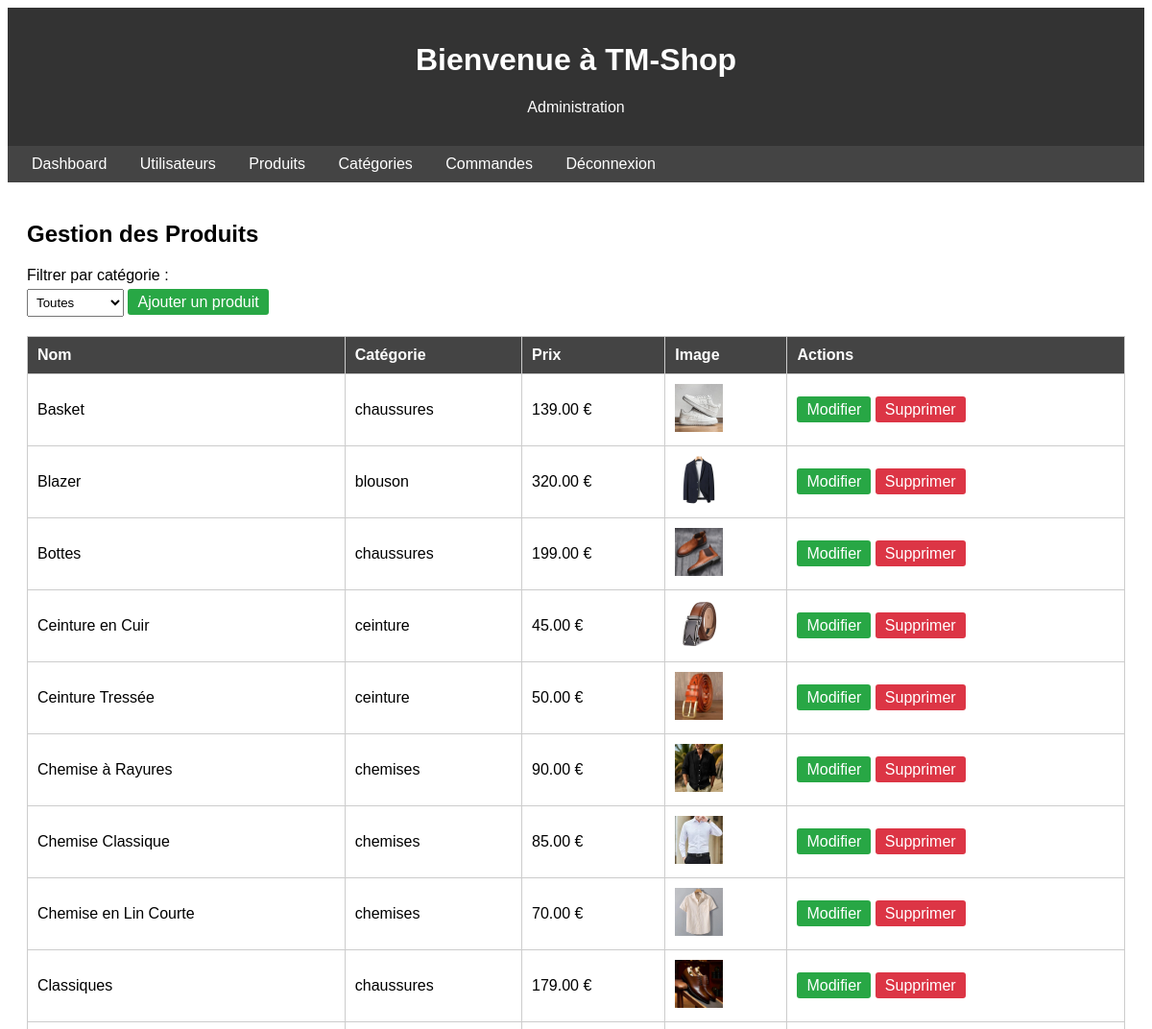
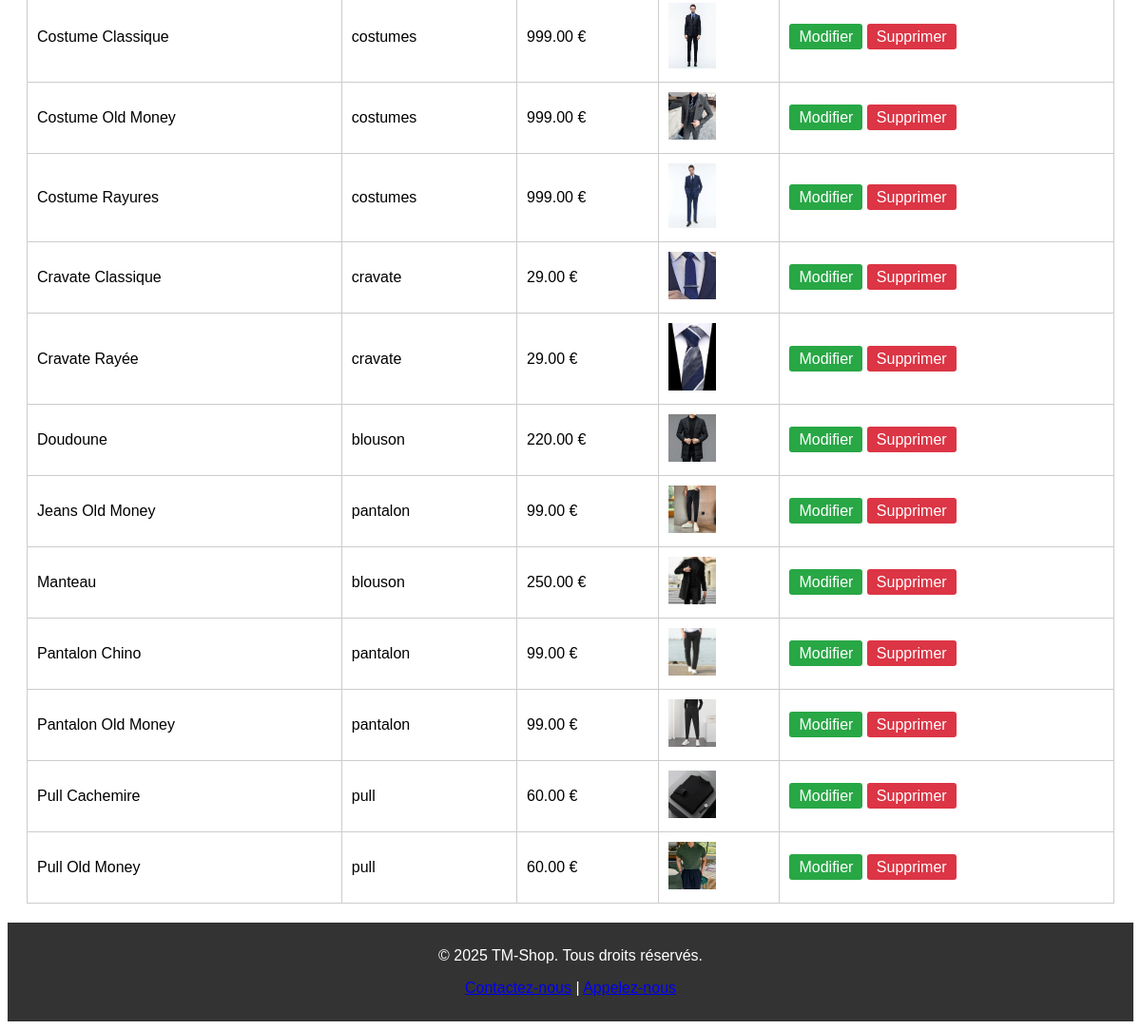
Screenshot of /admin/products.php (signed in) with the database file from the repository (2 pictures, top to bottom).
### tables this page shows
CREATE TABLE products (
    id INT AUTO_INCREMENT PRIMARY KEY,
    category_id INT NOT NULL,
    name VARCHAR(100) NOT NULL,
    price DECIMAL(10, 2) NOT NULL,
    image VARCHAR(255) NOT NULL,
    FOREIGN KEY (category_id) REFERENCES categories(id)
);

CREATE TABLE categories (
    id INT AUTO_INCREMENT PRIMARY KEY,
    name VARCHAR(50) NOT NULL UNIQUE,
    description TEXT
);

### classes/Database.php (called while the page is built, shortened)
<?php
class Database {
    private static $instance = null;
    private $pdo;
    private function __construct() {
        $host = 'localhost';
        $dbname = 'tmshop';
        $username = 'root';
        $password = '';
        try {
            $this->pdo = new PDO("mysql:host=$host;dbname=$dbname;charset=utf8", $username, $password);
            $this->pdo->setAttribute(PDO::ATTR_ERRMODE, PDO::ERRMODE_EXCEPTION);
            $this->pdo->setAttribute(PDO::ATTR_DEFAULT_FETCH_MODE, PDO::FETCH_ASSOC);
        } catch (PDOException $e) {
            die("Erreur de connexion : " . $e->getMessage());
        }
    }
    public static function getInstance() {
        if (self::$instance === null) {
            self::$instance = new self();
        }
        return self::$instance;
    }
    public function getConnection() {
        return $this->pdo;
    }
}

### classes/Product.php (called while the page is built, shortened)
<?php
class Product {
    private $db;
    public function __construct() {
        $this->db = Database::getInstance()->getConnection();
    }
    public function getAll() {
        try {
            $stmt = $this->db->query("SELECT p.*, c.name AS category_name FROM products p JOIN categories c ON p.category_id = c.id ORDER BY p.name");
            return $stmt->fetchAll(PDO::FETCH_ASSOC);
        } catch (PDOException $e) {
            throw new Exception("Erreur lors de la récupération des produits : " . $e->getMessage());
        }
    }
}

### admin/products.php (the view, shortened to what this page needs)
<?php
require_once '../classes/Database.php';
require_once '../classes/Product.php';
try {
    $product = new Product();
    $category_filter = $_GET['category_id'] ?? '';
    $products = $category_filter ? $product->getByCategory($category_filter) : $product->getAll();
} catch (Exception $e) {
    $_SESSION['error'] = "Erreur lors de la récupération des données : " . $e->getMessage();
    $products = [];
    $categories = [];
}
?>
<!DOCTYPE html>
<html lang="fr">
<head>
    <link rel="stylesheet" href="admin.css">
</head>
<body>
    <header>
        <h1>Bienvenue à TM-Shop</h1>
        <p>Administration</p>
    </header>
    <nav class="admin-nav">
        <a href="dashboard.php">Dashboard</a>
        <a href="users.php">Utilisateurs</a>
        <a href="products.php">Produits</a>
        <a href="categories.php">Catégories</a>
        <a href="orders.php">Commandes</a>
        <a href="../logout.php">Déconnexion</a>
    </nav>
    <div class="admin-content">
        <h2>Gestion des Produits</h2>
        <div>
            <label>Filtrer par catégorie :</label>
            <select onchange="window.location='products.php?category_id=' + this.value;">
                <option value="">Toutes</option>
            </select>
            <a href="add_product.php" class="button">Ajouter un produit</a>
        </div>
        <table>
            <tr>
                <th>Nom</th>
                <th>Catégorie</th>
                <th>Prix</th>
                <th>Image</th>
                <th>Actions</th>
            </tr>
            <?php foreach ($products as $product): ?>
                <tr>
                    <td><?php echo htmlspecialchars($product['name']); ?></td>
                    <td><?php echo htmlspecialchars($product['category_name']); ?></td>
                    <td><?php echo htmlspecialchars($product['price']); ?> €</td>
                    <td><img src="../<?php echo htmlspecialchars($product['image']); ?>" alt="Produit" style="width: 50px;"></td>
                    <td>
                        <a href="edit_product.php?id=<?php echo $product['id']; ?>" class="button">Modifier</a>
                        <a href="delete_product.php?id=<?php echo $product['id']; ?>" class="button delete" onclick="return confirm('Confirmer la suppression ?');">Supprimer</a>
                    </td>
                </tr>
            <?php endforeach; ?>
        </table>
    </div>
    <footer>
        <p>© 2025 TM-Shop. Tous droits réservés.</p>
        <p><a href="mailto:bousbiathamer@gmail.com">Contactez-nous</a> | <a href="tel:+21628287012">Appelez-nous</a></p>
    </footer>
</body>
</html>

### admin/admin.css (style rules this page uses)
body { font-family: Arial, sans-serif; background-color: #fff !important; }
.admin-nav { background-color: #444; padding: 10px; }
.admin-nav a { color: white; margin: 0 15px; text-decoration: none; }
.admin-content { padding: 20px; }
table { width: 100%; border-collapse: collapse; margin-top: 20px; }
th, td { border: 1px solid #ccc; padding: 10px; text-align: left; }
th { background-color: #444; color: white; }
a.button { padding: 5px 10px; background-color: #28a745; color: white; text-decoration: none; border-radius: 3px; }
a.delete { background-color: #dc3545; }
select { padding: 5px; }
header { background-color: #333; color: white; padding: 15px; text-align: center; }
label { display: block; margin: 10px 0 5px; }
footer { text-align: center; padding: 10px; background-color: #333; color: white; }

### rows the page displays
products: name "Basket", category.name "chaussures", price "139.00", image (picture)
products: name "Blazer", category.name "blouson", price "320.00", image (picture)
products: name "Bottes", category.name "chaussures", price "199.00", image (picture)
products: name "Ceinture en Cuir", category.name "ceinture", price "45.00", image (picture)
products: name "Ceinture Tressée", category.name "ceinture", price "50.00", image (picture)
products: name "Chemise à Rayures", category.name "chemises", price "90.00", image (picture)
products: name "Chemise Classique", category.name "chemises", price "85.00", image (picture)
products: name "Chemise en Lin Courte", category.name "chemises", price "70.00", image (picture)
products: name "Classiques", category.name "chaussures", price "179.00", image (picture)
products: name "Costume Classique", category.name "costumes", price "999.00", image (picture)
products: name "Costume Old Money", category.name "costumes", price "999.00", image (picture)
products: name "Costume Rayures", category.name "costumes", price "999.00", image (picture)
products: name "Cravate Classique", category.name "cravate", price "29.00", image (picture)
products: name "Cravate Rayée", category.name "cravate", price "29.00", image (picture)
products: name "Doudoune", category.name "blouson", price "220.00", image (picture)
products: name "Jeans Old Money", category.name "pantalon", price "99.00", image (picture)
products: name "Manteau", category.name "blouson", price "250.00", image (picture)
products: name "Pantalon Chino", category.name "pantalon", price "99.00", image (picture)
products: name "Pantalon Old Money", category.name "pantalon", price "99.00", image (picture)
products: name "Pull Cachemire", category.name "pull", price "60.00", image (picture)
products: name "Pull Old Money", category.name "pull", price "60.00", image (picture)
